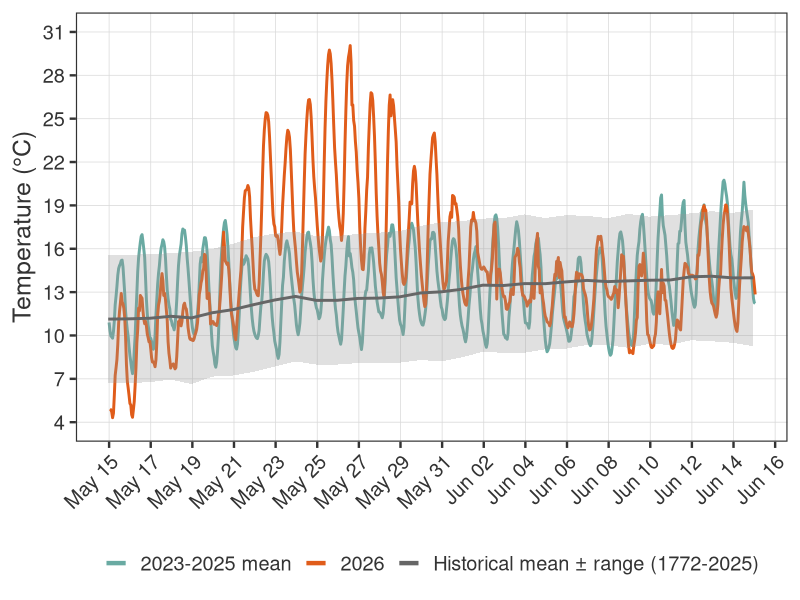

This chart was generated by the following R code:
## ---- chunk 1
library(readr)
library(dplyr)
library(ggplot2)
## ---- chunk 2
combined_temperature_data <- read_csv("combined_temperature_data.csv")
## ---- chunk 3
summarise_period <- function(data, period_dates, label) {
  data %>%
    filter(date %in% period_dates) %>%
    summarise(
      period                  = label,
      n_days                  = n(),

      # Mean temperature values in each period
      mean_temp_2026          = mean(temp_2026, na.rm = TRUE),
      mean_temp_2023_2025     = mean(temp_hist, na.rm = TRUE),
      se_temp_2023_2025       = sqrt(sum(se_hist^2, na.rm = TRUE)) / n_days,
      mean_temp_cet           = mean(temp_cet,  na.rm = TRUE),
      se_temp_cet             = sqrt(sum(se_cet^2,  na.rm = TRUE)) / n_days,
      max_temp_2026           = max(temp_2026, na.rm = TRUE),

      # Differences between heatwave year and hitorical data
      mean_diff_vs_2023_2025  = mean(diff_vs_2023_2025, na.rm = TRUE),
      se_diff_vs_2023_2025    = sqrt(sum(diff_vs_2023_2025_se^2, na.rm = TRUE)) / n_days,

      mean_diff_vs_cet_degC   = mean(diff_vs_cet, na.rm = TRUE),
      se_diff_vs_cet_degC     = sqrt(sum(diff_vs_cet_se^2, na.rm = TRUE)) / n_days,

      mean_diff_vs_cet_SD     = mean(diff_vs_cet_sd, na.rm = TRUE)
    )
}

period_full  <- seq(as.Date("2026-05-22"), as.Date("2026-05-29"), by = "day")
period_peak  <- seq(as.Date("2026-05-25"), as.Date("2026-05-26"), by = "day")

results <- bind_rows(
  summarise_period(combined_temperature_data, period_full, "22–29 May 2026"),
  summarise_period(combined_temperature_data, period_peak, "25–26 May 2026")
)

results
## ---- chunk 4
hist_ribbon <- read_csv("hist_ribbon.csv")
mean_2023_2025 <- read_csv("mean_2023_2025.csv")
mean_2026 <- read_csv("mean_2026.csv")


trends_three_lines_2 <- ggplot() +
  geom_line(data = mean_2023_2025,
            aes(x = hour_common, y = mean_temp, colour = "2023-2025 mean"),
            linewidth = 1) +
  geom_line(data = mean_2026,
            aes(x = hour_common, y = mean_temp, colour = "2026"),
            linewidth = 1) +
    geom_ribbon(data = hist_ribbon,
              aes(x = hour_common, ymin = hist_min, ymax = hist_max,
                  fill = "Historical mean ± range (1772-2025)"),
              alpha = 0.3) +
  geom_line(data = hist_ribbon,
            aes(x = hour_common, y = (hist_min + hist_max) / 2,
                colour = "Historical mean ± range (1772-2025)"),
            linewidth = 1, linetype = "solid") +
  scale_colour_manual(values = c(
    "2026"                                = "#E05C1A",   # darker orange for white bg
    "2023-2025 mean"                      = "#69AAA2",   # deeper blue for white bg
    "Historical mean ± range (1772-2025)" = "grey40"     # dark grey instead of white
  )) +
  scale_fill_manual(values = c(
    "Historical mean ± range (1772-2025)" = "grey60"     # visible ribbon on white bg
  )) +
  guides(
    colour = guide_legend(
      override.aes = list(
        linetype  = c("solid", "solid", "solid"),
        linewidth = c(1.5, 1.5, 1.5),
        fill      = c(NA, NA, "grey60")
      )
    ),
    fill = "none"
  ) +
  scale_x_datetime(date_breaks = "2 days", date_labels = "%b %d") +
  scale_y_continuous(
    limits = c(4, 31),          # sets the axis range (min, max)
    breaks = seq(4, 31, by = 3) # controls where the tick marks/labels appear
  )+
  labs(x = NULL, y = "Temperature (°C)", colour = NULL) +
  theme_bw(base_size = 18) +
  theme(
    legend.position  = "bottom",
    axis.text.x      = element_text(angle = 45, hjust = 1),
    panel.grid.major = element_line(colour = "grey85",linewidth = 0.25),
    panel.grid.minor = element_blank(),
    axis.text        = element_text(colour = "grey20"),
    axis.title       = element_text(colour = "grey20"),
    legend.text      = element_text(colour = "grey20")
  )
  
trends_three_lines_2
